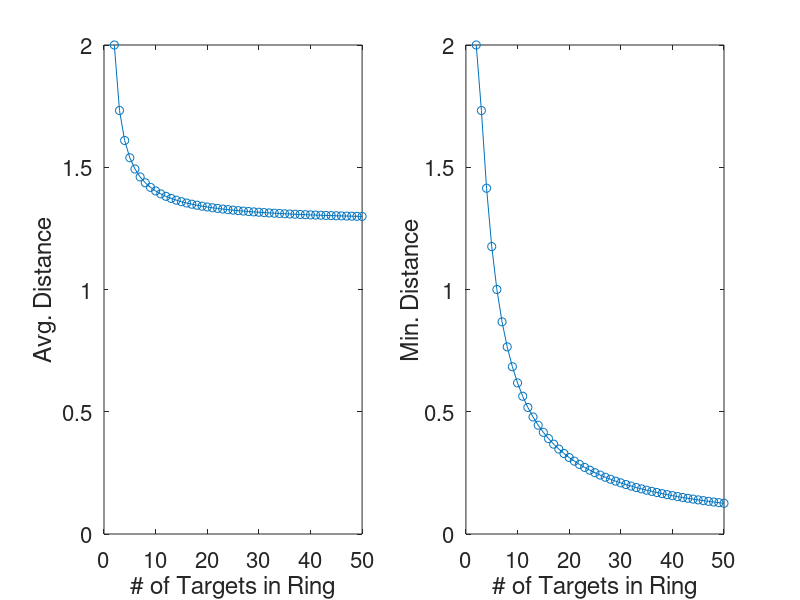

Write MATLAB code to recreate this figure.
nTargs = 2:50;
avgDistance = zeros(length(nTargs),1);
minDistance = zeros(length(nTargs),1);

for targIdx=1:length(nTargs)
    theta = linspace(0,2*pi,nTargs(targIdx)+1);
    theta = theta(1:(end-1));
    targLocs = [cos(theta)',sin(theta)'];
    
    pairDist = zeros(length(targLocs));
    for x=1:length(targLocs)
        for y=1:length(targLocs)
            pairDist(x,y) = norm(targLocs(x,:)-targLocs(y,:));
        end
    end
    
    diagElements = 1:(length(targLocs)+1):numel(pairDist);
    nonDiagElements = setdiff(1:length(targLocs), diagElements);
    avgDistance(targIdx) = mean(pairDist(nonDiagElements));
    minDistance(targIdx) = min(pairDist(nonDiagElements));
end

figure
subplot(1,2,1);
plot(nTargs, avgDistance, '-o');
xlabel('# of Targets in Ring');
ylabel('Avg. Distance');
ylim([0,2]);
xlim([0,50]);
set(gca,'FontSize',16);

subplot(1,2,2);
plot(nTargs, minDistance, '-o');
xlabel('# of Targets in Ring');
ylabel('Min. Distance');
ylim([0,2]);
xlim([0,50]);
set(gca,'FontSize',16);